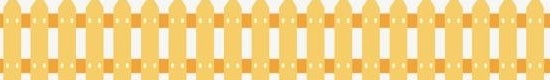
#> input picture test4/static/image/build/timg.jpeg, 550 x 80 px
$ python cut_image.py
#> lines starting #> are read from the running program, lines starting #| are printed output that depends on the picture
import cv2
import numpy as np

path = "timg.jpeg"
image = cv2.imread(path)
#> image is the input picture: shape (80, 550, 3); mean B, G, R 135.3, 210.5, 244
image = image[30:-30,:]
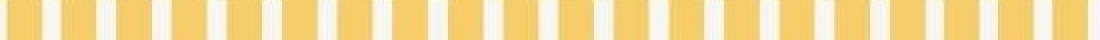
#> image: shape (20, 550, 3) (shown 2 times larger); mean B, G, R 153.9, 219.4, 245.7
cv2.imwrite(path,image)
